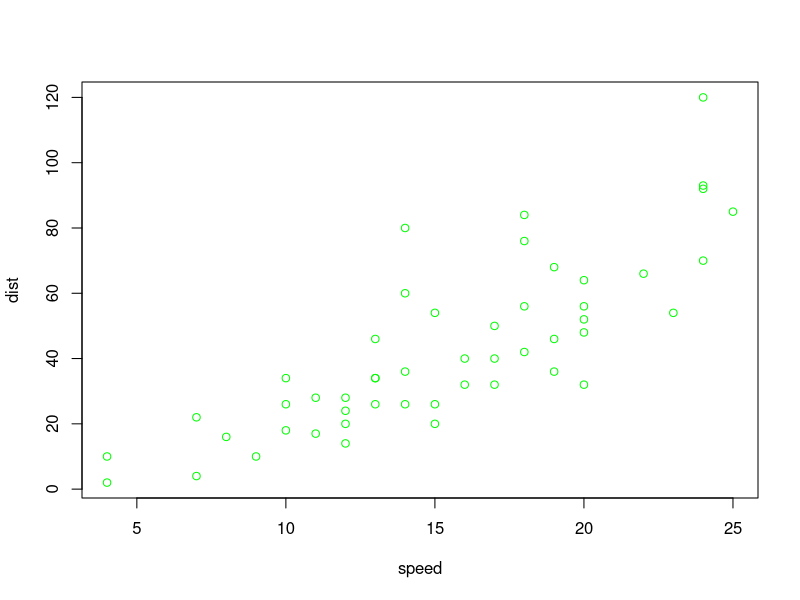

This figure's R source:
## ---- chunk 1
summary(cars)
## ---- chunk 2
plot(cars, col = "green")
